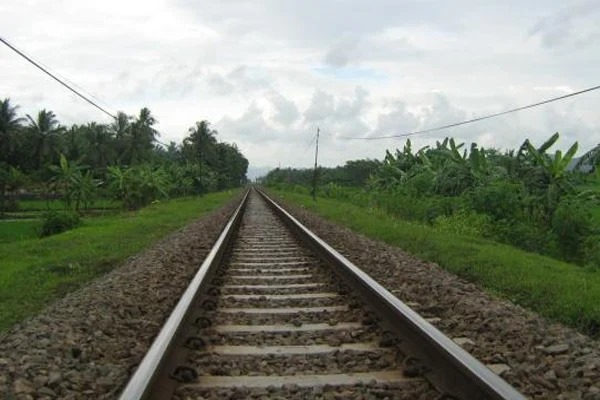
#> input picture dataset.jpg, 600 x 400 px
$ python canny_edge.py
#> lines starting #> are read from the running program, lines starting #| are printed output that depends on the picture
import cv2
import numpy as np

def canny_edge_detection(image_path):
    """Mendeteksi tepi menggunakan metode Canny Edge Detection"""
#> called with image_path = 'dataset.jpg'
    img = cv2.imread(image_path, cv2.IMREAD_GRAYSCALE)
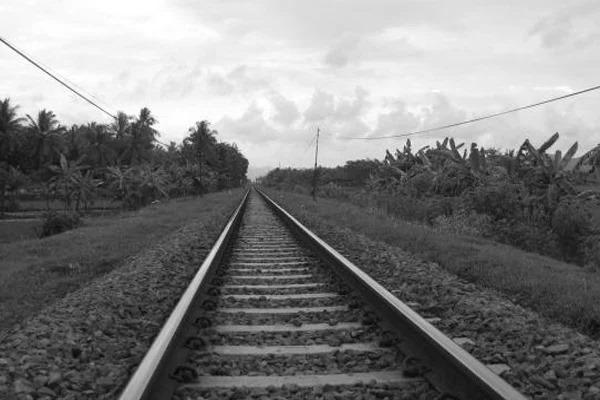
#> img: shape (400, 600); min 3, max 255, mean 126.5
    img_blur = cv2.GaussianBlur(img, (5, 5), 0)
    edges = cv2.Canny(img_blur, 50, 150)
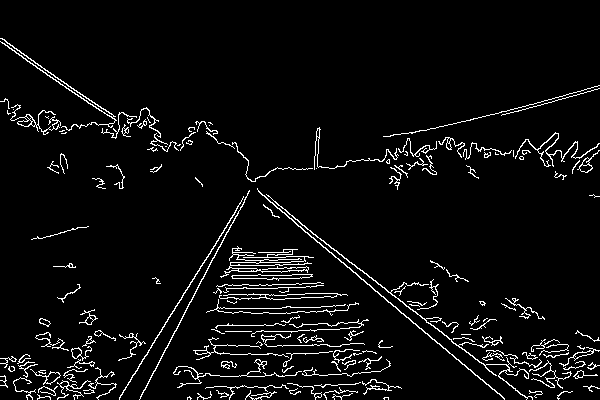
#> edges: shape (400, 600); 5% white in thin lines or dots

    cv2.imshow("Canny Edge Detection", edges)
    cv2.waitKey(0)
    cv2.destroyAllWindows()

    cv2.imwrite("canny_result.jpg", edges)

    return "canny_result.jpg"

# Contoh penggunaan
canny_edge_detection("dataset.jpg")
